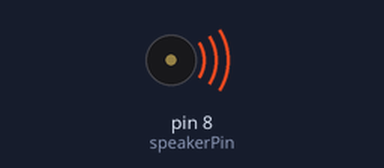
Bench run of a sketch on a simulated Arduino Uno, built with avr-gcc and run on an emulated ATmega328P. On the bench: buzzer (waves = sounding).

Above: at 0.1 s.
At 2.2 s:
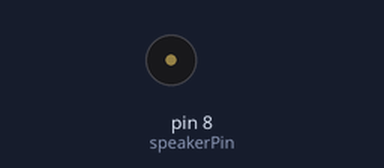
Timing chart, 0 to 3.7 s (numbered marks = the images above):
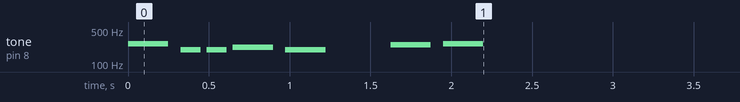

The sketch:

17-speaker.ino
```cpp
/*
  This code plays a melody on a Audio Module and Speaker module connected to an Arduino Uno board.
  The melody is played once in the setup() function and consists of eight notes with
  different durations.

  Board: Arduino Uno R4
  Component: Audio Module and Speaker
*/

#include "pitches.h"

const int speakerPin = 8;

// notes in the melody:
int melody[] = {
  NOTE_C4, NOTE_G3, NOTE_G3, NOTE_A3, NOTE_G3, 0, NOTE_B3, NOTE_C4
};

// note durations: 4 = quarter note, 8 = eighth note, etc.:
int noteDurations[] = {
  4, 8, 8, 4, 4, 4, 4, 4
};

void setup() {
  // iterate over the notes of the melody:
  for (int thisNote = 0; thisNote < 8; thisNote++) {
    // to calculate the note duration, take one second divided by the note type.
    //e.g. quarter note = 1000 / 4, eighth note = 1000/8, etc.
    int noteDuration = 1000 / noteDurations[thisNote];
    tone(speakerPin, melody[thisNote], noteDuration);
    // to distinguish the notes, set a minimum time between them.
    // the note's duration + 30% seems to work well:
    int pauseBetweenNotes = noteDuration * 1.30;
    delay(pauseBetweenNotes);
    // stop the tone playing:
    noTone(speakerPin);
  }
}

void loop() {
  // no need to repeat the melody.
}
```
